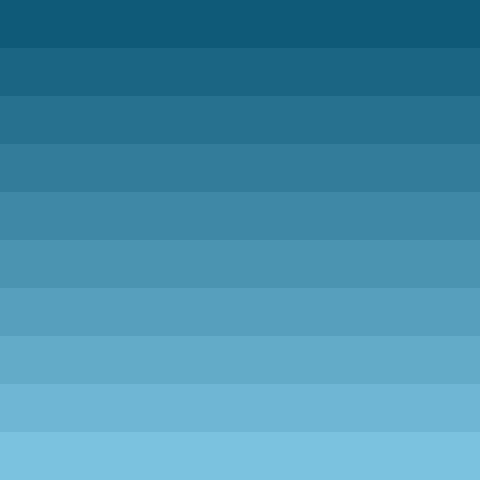
Frame 1 (no input)
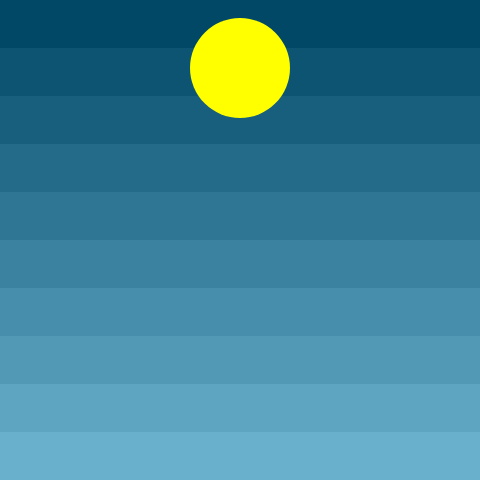
Frame 60 (no input)
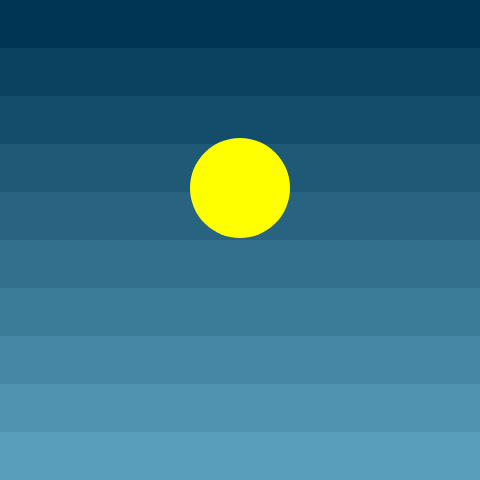
Frame 120 (the mouse pressed at the canvas centre since frame 60)

The p5.js sketch that drew these frames (run headless with seeded random() and noise() and a simulated clock; from frame 60 on, the mouse is pressed at the canvas centre):

// p5.js sketch
// ── sketch.js
var x;
var y;
var from;
var to;

function setup() {
  createCanvas(480, 480);
  x = width / 2;
  y = -50;
  from = color(15, 90, 120); // yale blue
  to = color(135, 206, 235); // sky blue
}

function draw() {
  var hasSunSet = y > height + 50;

  from = color(red(from) - 0.3, green(from) - 0.3, blue(from) - 0.3);
  to = color(red(to) - 0.3, green(to) - 0.3, blue(to) - 0.3);

  // If the "to" has transitioned all the way to black,
  // then reset the animation.
  if (red(to) == 0 && green(to) == 0 && blue(to) == 0) {
    y = -50;
    from = color(15, 90, 120); // yale blue
    to = color(135, 206, 235); // sky blue
  }

  drawVerticalGradient(from, to);

  if (!hasSunSet) {
    drawSun(x, y);
    y = y + 2;
  }
}

function drawSun(x, y) {
  fill(255, 255, 0);
  ellipse(x, y, 100, 100);
}

function drawVerticalGradient(fromColor, toColor, a) {
  var stepCount = 10;
  var h = height / stepCount;

  var r = red(fromColor);
  var rStep = (red(toColor) - r) / stepCount;
  var g = green(fromColor);
  var gStep = (green(toColor) - g) / stepCount;
  var b = blue(fromColor);
  var bStep = (blue(toColor) - b) / stepCount;

  noStroke();

  var i = 0;
  var y = 0;
  while (i < stepCount) {
    fill(r, g, b, a);
    rect(0, y, width, h);

    y = y + h;
    r = r + rStep;
    g = g + gStep;
    b = b + bStep;
    i++;
  }
}
